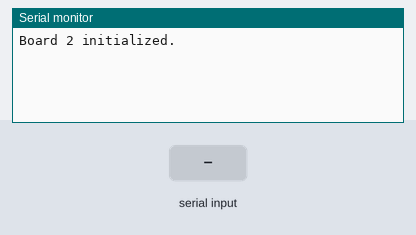
A sketch run on a simulated Arduino Uno, built with avr-gcc and run on an emulated ATmega328P. Shown: the last lines printed to the serial monitor. The inputs (shaded band) are chosen by the test bench. EEPROM starts erased.

Above: at 1.2 s.
1.3 s: "1\n" received over Serial
At 2.2 s:
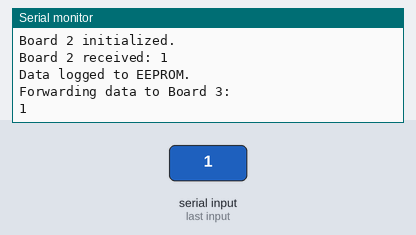
2.8 s: "0\n" received over Serial
At 3.4 s:
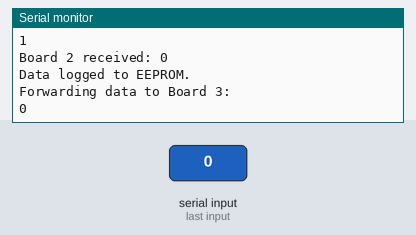
4.3 s: "2\n" received over Serial
At 5.7 s:
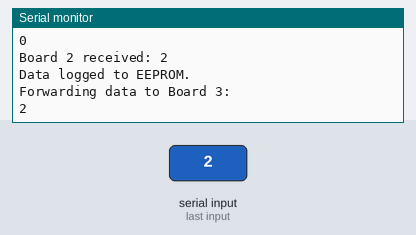

Measured:
- after the input at 1.3 s, the serial monitor: prints a new line at once (image 1)
- after the input at 2.8 s, the serial monitor: prints a new line at once (image 2)
- after the input at 4.3 s, the serial monitor: prints a new line at once (image 3)

The sketch:

Board2_Alert.ino.ino
```cpp
#include <EEPROM.h>
#include <avr/io.h>

// Use a pointer for the EEPROM address
int eepromAddress = 0;
int *eepromAddressPtr = &eepromAddress;

void setup() {
    Serial.begin(9600);
    Serial.println("Board 2 initialized.");
}

void loop() {
    if (Serial.available()) {
        // Use a pointer to handle incoming data
        String data = Serial.readStringUntil('\n');
        String *dataPtr = &data;

        Serial.print("Board 2 received: ");
        Serial.println(*dataPtr);

        logToEEPROM(dataPtr);        // Pass data as a pointer
        forwardToBoard3(dataPtr);   // Pass data as a pointer
    }
}

void logToEEPROM(String *dataPtr) {
    for (int i = 0; i < dataPtr->length(); i++) {
        EEPROM.update(*eepromAddressPtr + i, (*dataPtr)[i]);
    }
    *eepromAddressPtr += dataPtr->length() + 1; // Update the address using the pointer
    Serial.println("Data logged to EEPROM.");
}

void forwardToBoard3(String *dataPtr) {
    Serial.println("Forwarding data to Board 3:");
    Serial.println(*dataPtr);
}
```
